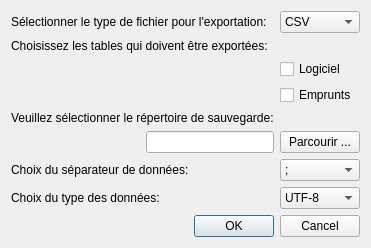
<?xml version="1.0" encoding="UTF-8"?>
<ui version="4.0">
 <class>ExportDialog</class>
 <widget class="QDialog" name="ExportDialog">
  <property name="geometry">
   <rect>
    <x>0</x>
    <y>0</y>
    <width>353</width>
    <height>232</height>
   </rect>
  </property>
  <property name="windowTitle">
   <string>Dialog</string>
  </property>
  <layout class="QGridLayout" name="gridLayout">
   <item row="0" column="0" colspan="2">
    <widget class="QLabel" name="label_typeFile">
     <property name="text">
      <string>Sélectionner le type de fichier pour l'exportation:</string>
     </property>
    </widget>
   </item>
   <item row="0" column="2">
    <widget class="QComboBox" name="comboBo_typeFile">
     <item>
      <property name="text">
       <string>CSV</string>
      </property>
     </item>
    </widget>
   </item>
   <item row="1" column="0" colspan="2">
    <widget class="QLabel" name="label_ChoiceTable">
     <property name="text">
      <string>Choisissez les tables qui doivent être exportées:</string>
     </property>
    </widget>
   </item>
   <item row="2" column="2">
    <widget class="QCheckBox" name="checkBox_Soft">
     <property name="text">
      <string>Logiciel</string>
     </property>
    </widget>
   </item>
   <item row="3" column="2">
    <widget class="QCheckBox" name="checkBox_Loan">
     <property name="text">
      <string>Emprunts</string>
     </property>
    </widget>
   </item>
   <item row="4" column="0" colspan="2">
    <widget class="QLabel" name="label_Folder">
     <property name="text">
      <string>Veuillez sélectionner le répertoire de sauvegarde:</string>
     </property>
    </widget>
   </item>
   <item row="5" column="0">
    <spacer name="horizontalSpacer_3">
     <property name="orientation">
      <enum>Qt::Horizontal</enum>
     </property>
     <property name="sizeHint" stdset="0">
      <size>
       <width>112</width>
       <height>20</height>
      </size>
     </property>
    </spacer>
   </item>
   <item row="5" column="1">
    <widget class="QLineEdit" name="lineEdit_Folder"/>
   </item>
   <item row="5" column="2">
    <widget class="QPushButton" name="pushButton_Folder">
     <property name="text">
      <string>Parcourir ...</string>
     </property>
    </widget>
   </item>
   <item row="6" column="0" colspan="2">
    <widget class="QLabel" name="label_separator">
     <property name="text">
      <string>Choix du séparateur de données:</string>
     </property>
    </widget>
   </item>
   <item row="6" column="2">
    <widget class="QComboBox" name="comboBox_separator">
     <property name="currentIndex">
      <number>0</number>
     </property>
     <item>
      <property name="text">
       <string>;</string>
      </property>
     </item>
     <item>
      <property name="text">
       <string>,</string>
      </property>
     </item>
    </widget>
   </item>
   <item row="7" column="0" colspan="2">
    <widget class="QLabel" name="label_codec">
     <property name="text">
      <string>Choix du type des données:</string>
     </property>
    </widget>
   </item>
   <item row="7" column="2">
    <widget class="QComboBox" name="comboBox_codec">
     <property name="currentIndex">
      <number>0</number>
     </property>
     <item>
      <property name="text">
       <string>UTF-8</string>
      </property>
     </item>
    </widget>
   </item>
   <item row="8" column="0">
    <spacer name="horizontalSpacer">
     <property name="orientation">
      <enum>Qt::Horizontal</enum>
     </property>
     <property name="sizeHint" stdset="0">
      <size>
       <width>112</width>
       <height>20</height>
      </size>
     </property>
    </spacer>
   </item>
   <item row="8" column="1" colspan="2">
    <widget class="QDialogButtonBox" name="buttonBox">
     <property name="orientation">
      <enum>Qt::Horizontal</enum>
     </property>
     <property name="standardButtons">
      <set>QDialogButtonBox::Cancel|QDialogButtonBox::Ok</set>
     </property>
    </widget>
   </item>
  </layout>
 </widget>
 <resources/>
 <connections>
  <connection>
   <sender>buttonBox</sender>
   <signal>accepted()</signal>
   <receiver>ExportDialog</receiver>
   <slot>accept()</slot>
   <hints>
    <hint type="sourcelabel">
     <x>248</x>
     <y>254</y>
    </hint>
    <hint type="destinationlabel">
     <x>157</x>
     <y>274</y>
    </hint>
   </hints>
  </connection>
  <connection>
   <sender>buttonBox</sender>
   <signal>rejected()</signal>
   <receiver>ExportDialog</receiver>
   <slot>reject()</slot>
   <hints>
    <hint type="sourcelabel">
     <x>316</x>
     <y>260</y>
    </hint>
    <hint type="destinationlabel">
     <x>286</x>
     <y>274</y>
    </hint>
   </hints>
  </connection>
 </connections>
</ui>
